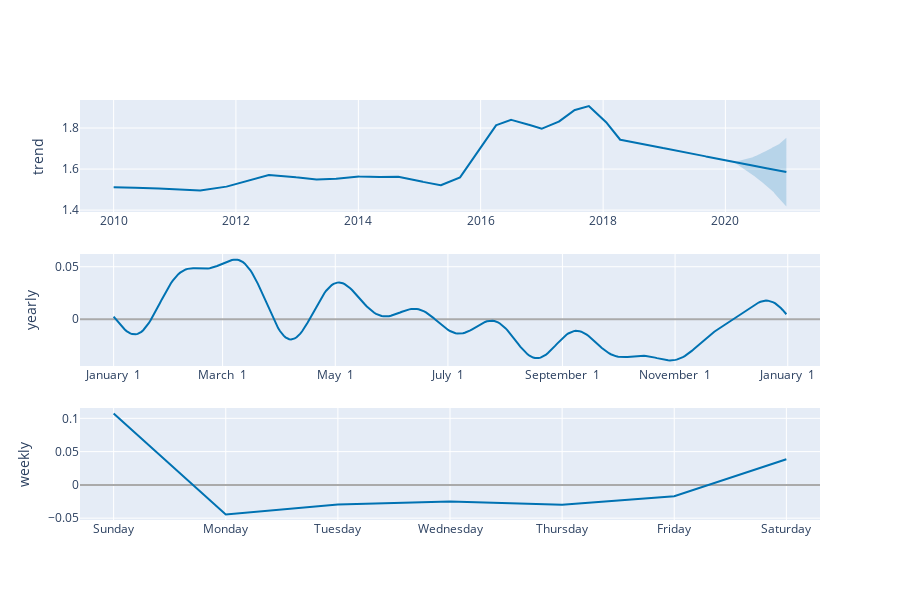

The notebook cell this image was saved under:
### Code cell
# Python
plot_components_plotly(m, forecast)

### Figure 1 — Plotly figure (JSON) as saved in the notebook; plotly's stock layout.template omitted (floating-point values rounded to 4 significant figures; data arrays with more than 128 entries replaced by an {"elided": "..."} marker saying what was removed)
{"data": [{"line": {"color": "#0072B2", "width": 2}, "mode": "lines", "name": "trend", "type": "scatter", "x": {"elided": "4017 str values"}, "xaxis": "x", "y": {"elided": "4017 float values"}, "yaxis": "y"}, {"line": {"color": "rgba(0, 114, 178, 0.2)", "width": 0}, "mode": "lines", "name": "trend_upper", "type": "scatter", "x": {"elided": "4017 str values"}, "xaxis": "x", "y": {"elided": "4017 float values"}, "yaxis": "y"}, {"fill": "tonexty", "fillcolor": "rgba(0, 114, 178, 0.2)", "line": {"color": "rgba(0, 114, 178, 0.2)", "width": 0}, "mode": "lines", "name": "trend_lower", "type": "scatter", "x": {"elided": "4017 str values"}, "xaxis": "x", "y": {"elided": "4017 float values"}, "yaxis": "y"}, {"line": {"color": "#0072B2", "width": 2}, "mode": "lines", "name": "yearly", "type": "scatter", "x": {"elided": "365 str values"}, "xaxis": "x2", "y": {"elided": "365 float values"}, "yaxis": "y2"}, {"line": {"color": "#0072B2", "width": 2}, "mode": "lines", "name": "weekly", "type": "scatter", "x": ["2017-01-01T00:00:00", "2017-01-02T00:00:00", "2017-01-03T00:00:00", "2017-01-04T00:00:00", "2017-01-05T00:00:00", "2017-01-06T00:00:00", "2017-01-07T00:00:00"], "xaxis": "x3", "y": [0.1071, -0.04436, -0.02938, -0.02495, -0.02986, -0.01707, 0.03852], "yaxis": "y3"}], "layout": {"height": 600, "showlegend": false, "width": 900, "xaxis": {"anchor": "y", "domain": [0, 1], "range": ["2009-06-14T04:48:00", "2021-07-18T19:12:00"], "type": "date"}, "xaxis2": {"anchor": "y2", "domain": [0, 1], "range": ["2016-12-13T18:54:02.958904115", "2018-01-18T11:04:57.863013581"], "tickformat": "%B %e", "type": "date"}, "xaxis3": {"anchor": "y3", "domain": [0, 1], "range": ["2016-12-31T16:48:00", "2017-01-07T07:12:00"], "tickformat": "%A", "type": "date"}, "yaxis": {"anchor": "x", "autorange": true, "domain": [0.7333, 1], "range": [1.391, 1.937], "rangemode": "normal", "title": {"text": "trend"}, "type": "linear", "zerolinecolor": "#AAA"}, "yaxis2": {"anchor": "x2", "autorange": true, "domain": [0.3667, 0.6333], "range": [-0.04452, 0.06211], "title": {"text": "yearly"}, "type": "linear", "zerolinecolor": "#AAA"}, "yaxis3": {"anchor": "x3", "autorange": true, "domain": [0, 0.2667], "range": [-0.05278, 0.1155], "title": {"text": "weekly"}, "type": "linear", "zerolinecolor": "#AAA"}}}
